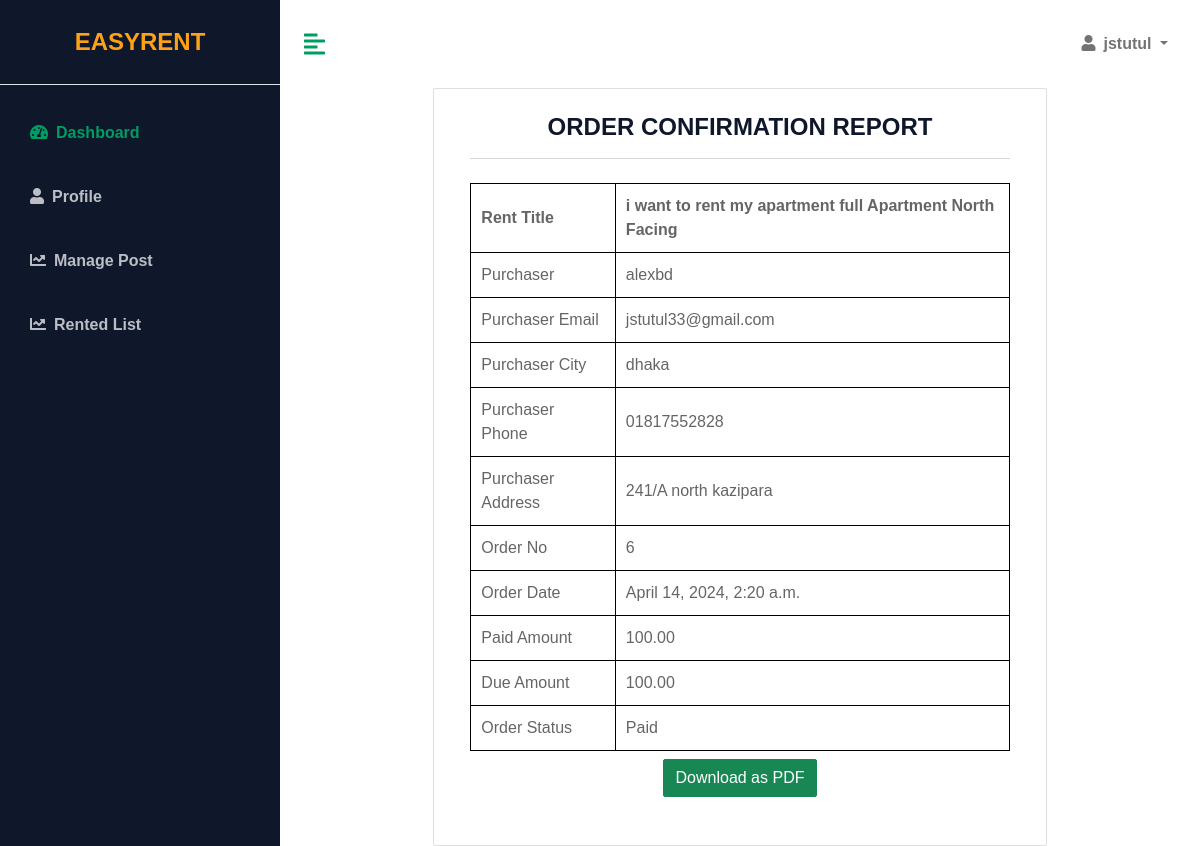
The app's page /account/rented-details/6 (signed in) with its own data.
### App_Rental/models.py (models this page shows, shortened)
class HouseRent(models.Model):
    post = models.ForeignKey(House,on_delete=models.CASCADE)
    user = models.ForeignKey(User,on_delete=models.CASCADE)
    is_paid = models.BooleanField(default=False)
    transaction_id = models.CharField(max_length=1000)
    created =models.DateTimeField(auto_now=True,auto_now_add=False)
    updated=models.DateField(auto_now=False,auto_now_add=True)
    def due_amount(self):
        return self.post.monthly_rent-self.post.advacne_rent

class House(models.Model):
    def next_month_first_day():
        today = timezone.localdate()
        first_day_next_month = today.replace(day=1) + timedelta(days=32 - today.day)
        return first_day_next_month
    owner = models.ForeignKey(User, on_delete=models.CASCADE)
    title = models.CharField(max_length=500, blank=False)
    city = models.ForeignKey(City, on_delete=models.DO_NOTHING)
    address = models.CharField(max_length=500, blank=False)
    rent_from = models.DateField(default=next_month_first_day)
    house_type = models.CharField(max_length=10, choices=HOUSE_TYPE_LIST, default="1")
    house_name = models.CharField(max_length=200, null=True)
    house_area = models.IntegerField(default=800)
    description = RichTextField(null=True)
    is_parking = models.BooleanField(default=True)
    total_bedrooms = models.IntegerField(default=0)
    total_bathrooms = models.IntegerField(default=0)
    floor_no = models.IntegerField(default=0)
    map_link =models.CharField(max_length=10000,blank=True)
    monthly_rent = models.DecimalField(max_digits=10, decimal_places=2, default=Decimal('0.00'))
    advacne_rent = models.DecimalField(max_digits=10, decimal_places=2, default=Decimal('0.00'))
    images = models.ManyToManyField('HouseImage', related_name='houses', blank=True)
    is_active=models.BooleanField(default=False)
    is_reject=models.BooleanField(default=False)
    is_rented=models.BooleanField(default=False)
    created=models.DateTimeField(auto_now=True,auto_now_add=False)

### App_Account/models.py (models this page shows, shortened)
class UserProfile(models.Model):
    user = models.OneToOneField(User, on_delete=models.CASCADE)
    userType = models.CharField(max_length=10, choices=USER_TYPE_LIST, default=2)
    mobile = models.CharField(max_length=15, blank=True)
    nid = models.CharField(max_length=20, blank=True)
    photo = models.ImageField(upload_to='user_photos/', blank=True)
    city = models.CharField(max_length=100)
    present_address = models.TextField()
    permanent_address = models.TextField()

### App_Account/views.py (the view)
# urls.py: path('rented-details/<int:id>',RentedListDetailsView,name='renteddetails'),
@house_owner_required
def RentedListDetailsView(request,id):
    myrent_list=HouseRent.objects.get(id=id)
    if myrent_list.post.owner != request.user:
        return render(request, 'accessdenied.html')
    context={
        'singlerented':myrent_list
    }
    return render(request,'App_Dashboard/renteddetails.html',context)

### App_Account/views.py (called while the page is built)
def house_owner_required(view_func):
    @wraps(view_func)
    def wrapper(request, *args, **kwargs):
        if request.user.is_authenticated:
            if request.user.userprofile.userType == "1":
                return view_func(request, *args, **kwargs)
            else:
                return render(request, 'accessdenied.html')
        else:
            return redirect('App_Account:login')
    return wrapper

### templates/App_Dashboard/renteddetails.html (shortened to what this page needs)
{% extends 'App_Dashboard/base.html'%}
{% load static%}
{% block dashboard %}
<div class="blog-single gray-bg">
    <div class="container">
        <div class="row">
            <div class="col-lg-8 mx-auto card" id="reportTable">
                <article class="article p-4">
                    <h4 class="text-center">ORDER CONFIRMATION REPORT</h4>
                    <hr>
                    <div class="img-list my-4">
                        <table id="">
                            <thead>
                                <tr>
                                    <th>Rent Title</th>
                                    <th>{{singlerented.post.title}}</th>
                                </tr>
                            </thead>
                            <tbody>
                                <tr>
                                    <td>Purchaser </td>
                                    <td>{{singlerented.user}}</td>
                                </tr>
                                <tr>
                                    <td>Purchaser Email</td>
                                    <td>{{singlerented.user.email}}</td>
                                </tr>
                                <tr>
                                    <td>Purchaser City</td>
                                    <td>{{singlerented.user.userprofile.city}}</td>
                                </tr>
                                <tr>
                                    <td>Purchaser Phone</td>
                                    <td>{{singlerented.user.userprofile.mobile}}</td>
                                </tr>
                                <tr>
                                    <td>Purchaser Address</td>
                                    <td>{{singlerented.user.userprofile.present_address}}</td>
                                </tr>
                                <tr>
                                    <td>Order No</td>
                                    <td>{{singlerented.id}}</td>
                                </tr>
                                <tr>
                                    <td>Order Date</td>
                                    <td>{{singlerented.created}}</td>
                                </tr>
                                <tr>
                                    <td>Paid Amount</td>
                                    <td>{{singlerented.post.advacne_rent}}</td>
                                </tr>
                                <tr>
                                    <td>Due Amount</td>
                                    <td>{{singlerented.due_amount}}</td>
                                </tr>
                                <tr>
                                    <td>Order Status</td>
                                    <td>{% if singlerented.is_paid %} Paid {% else %} Cancel {% endif %}</td>
                                </tr>
                            </tbody>
                        </table>
                        <div class="col-lg-12 text-center">
                            <button class="btn btn-success mt-2" id="btnDownload">Download as PDF</button>
                        </div>
                    </div>
                </article>
            </div>
        </div>
    </div>
</div>
{% endblock %}

### templates/App_Dashboard/base.html (shortened to what this page needs)
{% load static%}
<!DOCTYPE html>
<html lang="en">
<head>
    <link rel="stylesheet" href="https://cdnjs.cloudflare.com/ajax/libs/font-awesome/5.15.3/css/all.min.css" />
    <link rel="stylesheet" href="{% static 'css/bootstrap.min.css'%}">
    <link rel="stylesheet" href="{% static 'css/dashboard.css'%}">
    <link href="{% static 'alert/css/alert.css'%}" rel="stylesheet" />
    <link href="{% static 'alert/themes/default/theme.css'%}" rel="stylesheet" />
</head>
<body>
    <div class="d-flex" id="wrapper">
        <div class="bg-dark" id="sidebar-wrapper">
            <div class="sidebar-heading text-center py-4 primary-text fs-4 fw-bold text-uppercase border-bottom">
                <a href="{% url 'home' %}">EasyRent</a>
            </div>
            <div class="list-group list-group-flush my-3">
                {% if request.user.is_superuser %}
                {% include 'App_Dashboard/superadminmenu.html'%}
                {% else %}
                {% include 'App_Dashboard/othermenu.html'%}
                {% endif%}
            </div>
        </div>
        <div id="page-content-wrapper">
            <nav class="navbar navbar-expand-lg navbar-light bg-transparent py-4 px-4">
                <div class="d-flex align-items-center">
                    <i class="fas fa-align-left primary-text fs-4 me-3" id="menu-toggle"></i>
                </div>
                <div class="collapse navbar-collapse" id="navbarSupportedContent">
                    <ul class="navbar-nav ms-auto mb-2 mb-lg-0">
                        <li class="nav-item dropdown">
                            <a class="nav-link dropdown-toggle second-text fw-bold" href="#" id="navbarDropdown"
                                role="button" data-bs-toggle="dropdown" aria-expanded="false">
                                <i class="fas fa-user me-2"></i>{{request.user}}
                            </a>
                        </li>
                    </ul>
                </div>
            </nav>
            {% block dashboard %}
            {% endblock%}
        </div>
    </div>
</body>
</html>

### static/css/dashboard.css (style rules this page uses)
:root { --main-bg-color: #009d63; --main-text-color: #009d63; --second-text-color: #bbbec5; --second-bg-color: #c1efde; }
.primary-text { color: var(--main-text-color); }
.second-text { color: var(--second-text-color); }
#wrapper { overflow-x: hidden; background-color: #ffffff; }
#sidebar-wrapper { min-height: 100vh; position: fixed; width: 280px; left: 0; margin-left: -15rem; -webkit-transition: margin 0.25s ease-out; -moz-transition: margin 0.25s ease-out; -o-transition: margin 0.25s ease-out; transition: margin 0.25s ease-out; }
#sidebar-wrapper .sidebar-heading { padding: 0.875rem 1.25rem; font-size: 1.2rem; }
#sidebar-wrapper .list-group { width: 15rem; }
#page-content-wrapper { position: relative; height: 100vh !important; width: calc(100% - 280px); left: 280px; transition: 0.3s ease; }
#menu-toggle { cursor: pointer; }
@media (min-width: 768px) { #sidebar-wrapper { margin-left: 0; } }

### templates/App_Dashboard/renteddetails.html (style rules this page uses)
table, th, td { border: 1px solid black; padding: 10px; }
table { width: 100%; }

### records on screen
HouseRent: post "i want to rent my apartment full Apartment North Facing", user "alexbd", user.email "jstutul33@gmail.com", user.userprofile.city "dhaka", user.userprofile.mobile "01817552828", user.userprofile.present_address "241/A north kazipara", id "6", created "April 14, 2024, 2:20 a.m.", post.advacne_rent "100.00", due_amount "100.00"

### other values on screen
{{ request.user }} "jstutul"
